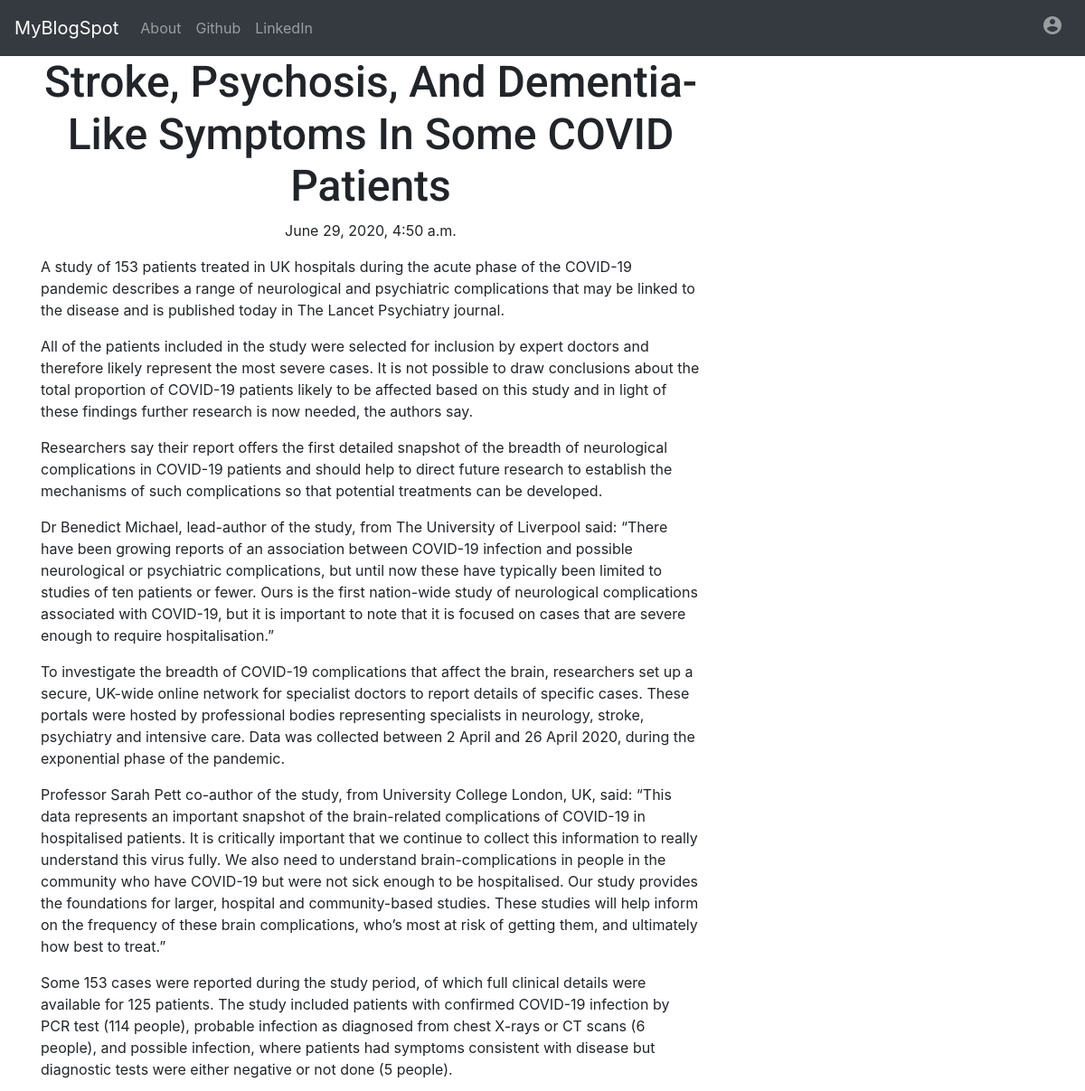
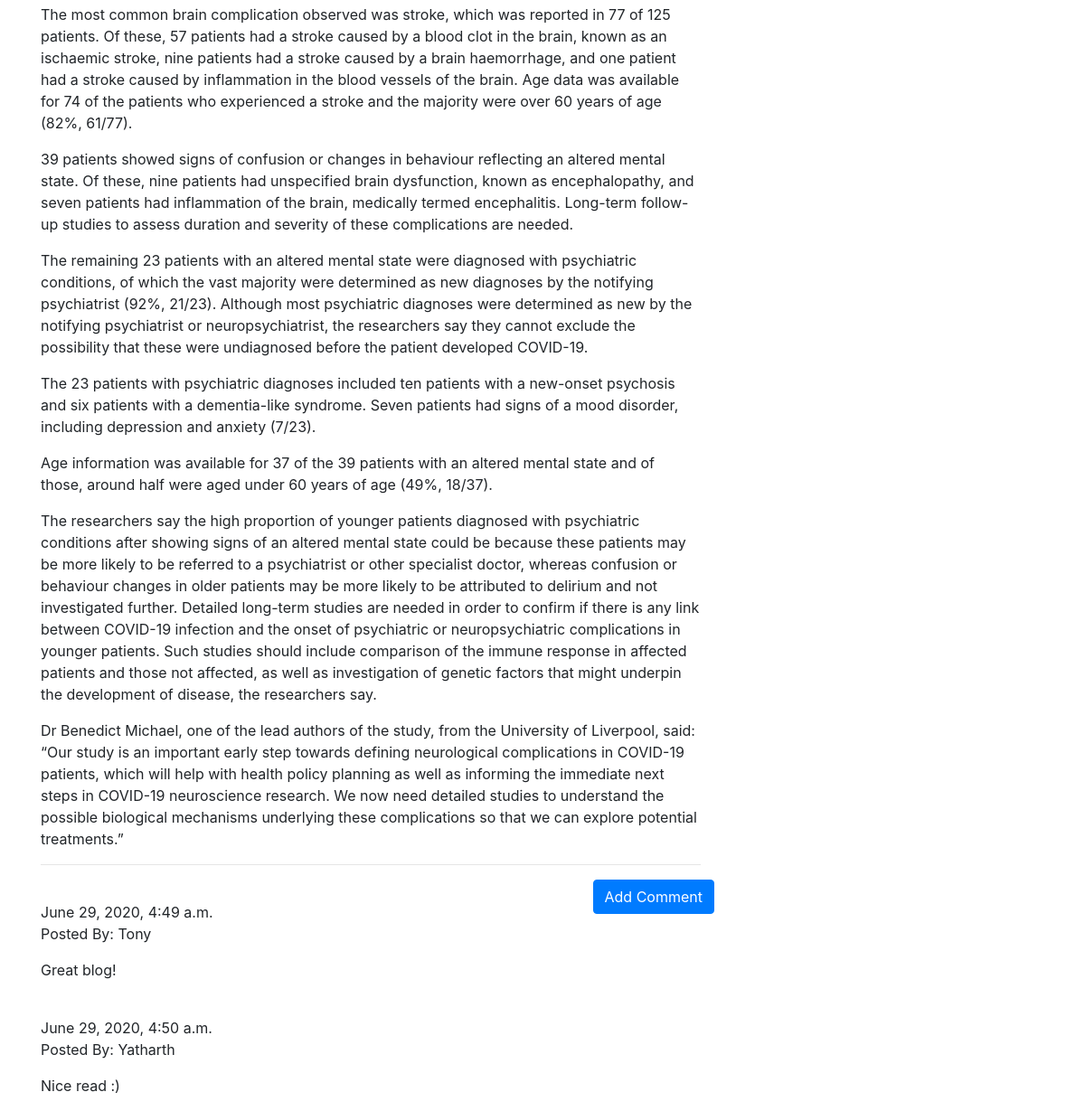
Screenshot of /post/8 with the database file from the repository (2 pictures, top to bottom).
### blog/models.py (models this page shows, shortened)
class Post(models.Model):
    author = models.ForeignKey('auth.User', on_delete=models.CASCADE)
    title = models.CharField(max_length=200)
    text = models.TextField()
    create_date = models.DateTimeField(default=timezone.now)
    published_date = models.DateTimeField(blank=True, null=True)

class Comment(models.Model):
    post = models.ForeignKey('blog.Post', related_name='comments', on_delete=models.CASCADE)
    author = models.CharField(max_length=200)
    text = models.TextField()
    create_date = models.DateTimeField(default=timezone.now)
    approved_comment = models.BooleanField(default=False)

### blog/views.py (the view)
# urls.py: re_path(r'^post/(?P<pk>\d+)$', views.PostDetailView.as_view(), name='post_detail'),
class PostDetailView(DetailView):
    model = Post

### blog/templates/blog/post_detail.html (shortened to what this page needs)
{% extends 'blog/base.html' %}
{% block content %}
    <h1 class="posttitle loader">{{ post.title }}</h1>
    {% if post.published_date %}
        <div class="date postdate">
            {{ post.published_date }}
        </div>
    {% else %}
        <a href="{% url 'post_publish' post.pk %}" class="btn btn-primary">Publish</a>
    {% endif %}
    <p class="postcontent">{{ post.text|safe|linebreaksbr }}</p>
    <hr>
    <a href="{% url 'add_comment_to_post' post.pk %}" class="btn btn-primary btn-comment">Add Comment</a>
    <div class="cotainer">
        {% for comment in post.comments.all %}
            <br>
            {% if user.is_authenticated or comment.approved_comment %}
                {{ comment.create_date }}
                <p>Posted By: {{ comment.author }}</p>
                <p>{{ comment.text|safe|linebreaks }}</p>
            {% endif %}
        {% empty %}
            <p>No Comments!</p>
        {% endfor %}
    </div>
{% endblock %}

### blog/static/CSS/blog.css (style rules this page uses)
.loader { filter: hue-rotate(0deg); color: linear-gradient(45deg, #0f8, #08f); animation: hue 10000ms infinite linear; }
.postdate { text-align: center; }
.posttitle { text-align: center; font-family: Roboto, sans-serif; font-size: 3em; }
.postcontent { font-family: Roboto, sans-serif; font-size: 1.5em; }
.btn-comment { position: absolute; right: 0px; }

### rows the page displays
Post: title "Stroke, Psychosis, And Dementia-Like Symptoms In Some COVID Patients", published_date "June 29, 2020, 4:50 a.m.", text "A study of 153 patients treated in UK hospitals during the acute phase of the COVID-19 pandemic describes a range of neurological and psychiatric complications that may be linked to the disease and is published today in The Lancet Psychiatry journal. All of the patients included in the study were selected for inclusion by expert doctors and therefore likely represent the most severe cases. It is not possible to draw conclusions about the total proportion of COVID-19 patients likely to be affected based on this study and in light of these findings further research is now needed, the authors say. Researchers say their report offers the first detailed snapshot of the breadth of neurological…"
Comment: create_date "June 29, 2020, 4:49 a.m.", author "Tony", text "Great blog!"
Comment: create_date "June 29, 2020, 4:50 a.m.", author "Yatharth", text "Nice read :)"
